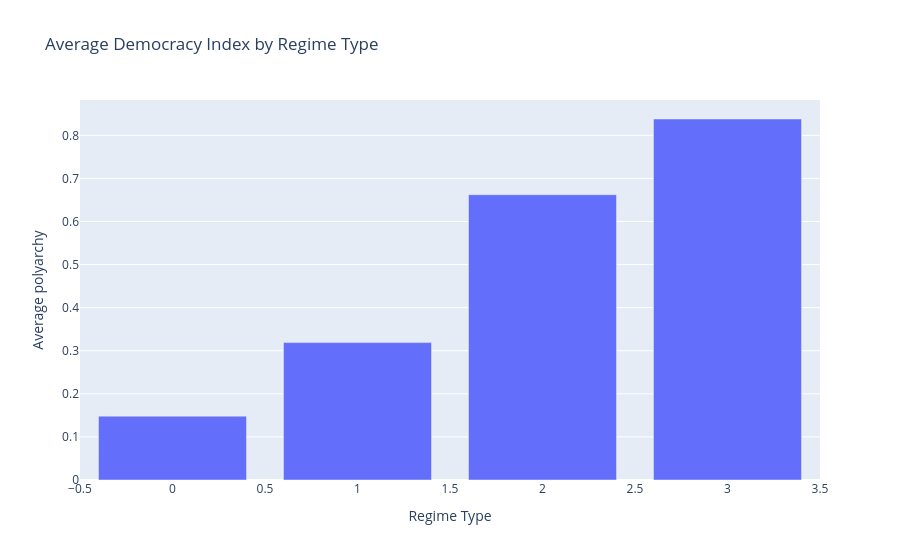

Notebook cell for this chart:
### Markdown cell above
### 3. Bar Chart: Average Democracy Index by Regime Type
Understanding the relationship between regime classification and the polyarchy score.

### Code cell
# Bar: average democracy index by regime
avg_poly = df_latest2.groupby('v2x_regime', as_index=False)['v2x_polyarchy'].mean()
fig_bar2 = px.bar(avg_poly, x='v2x_regime', y='v2x_polyarchy',
                  title='Average Democracy Index by Regime Type',
                  labels={'v2x_regime':'Regime Type','v2x_polyarchy':'Average polyarchy'})
fig_bar2.show()
# save
save_fig(fig_bar2, 'avg_democracy_by_regime')

### Figure 1 — Plotly figure (JSON) as saved in the notebook; plotly's stock layout.template omitted (floating-point values rounded to 4 significant figures)
{"data": [{"hovertemplate": "Regime Type=%{x}<br>Average polyarchy=%{y}<extra></extra>", "legendgroup": "", "marker": {"color": "#636efa", "pattern": {"shape": ""}}, "name": "", "orientation": "v", "showlegend": false, "textposition": "auto", "type": "bar", "x": [0.0, 1.0, 2.0, 3.0], "xaxis": "x", "y": [0.1482, 0.3189, 0.6622, 0.8379], "yaxis": "y"}], "layout": {"barmode": "relative", "legend": {"tracegroupgap": 0}, "title": {"text": "Average Democracy Index by Regime Type"}, "xaxis": {"anchor": "y", "domain": [0, 1], "title": {"text": "Regime Type"}}, "yaxis": {"anchor": "x", "domain": [0, 1], "title": {"text": "Average polyarchy"}}}}
